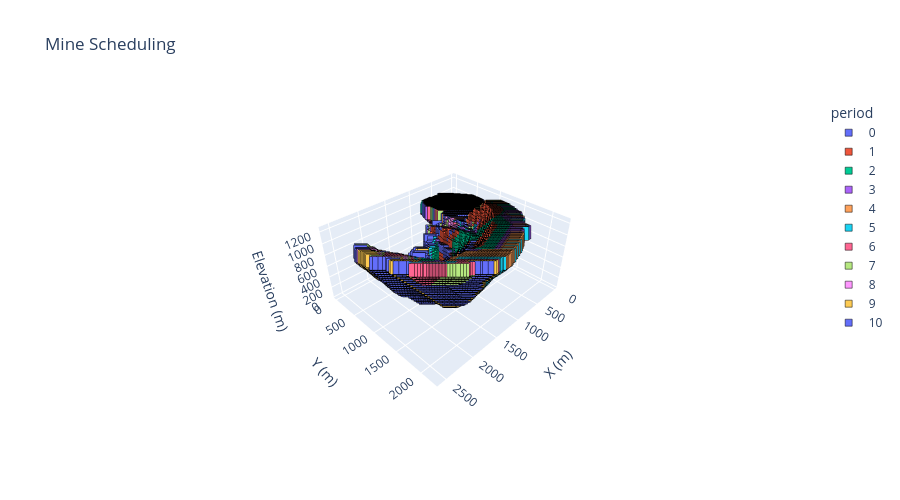

Notebook cell for this chart:
### Markdown cell above
### Mine Scheduling 3D Plot

### Code cell
# Block dimensions
dx, dy, dz = 25, 25, 20

# Filter extracted blocks and prepare data
d = blocks.loc[blocks.period.notna()].copy()
d["period"] = d["period"].astype(int)
d[["x","y","z"]] *= [dx, dy, dz]
d["period"] -= d["period"].min()
d["period"] = d["period"].astype(str)

# Axis scaling for correct proportions
r = d[["x","y","z"]].max() - d[["x","y","z"]].min()
s = r.max()

# 3D categorical scatter with Plotly default colors
fig = px.scatter_3d(d, x="x", y="y", z="z", color="period", color_discrete_sequence=px.colors.qualitative.Plotly,
    category_orders={"period": sorted(d["period"], key=int)}, labels={"color": "Periods"}, 
    title="Mine Scheduling", width=900, height=500).update_traces(marker=dict(symbol="square", size=7, 
    line=dict(width=0.5, color="black"))).update_layout(scene=dict(xaxis_title="X (m)", yaxis_title="Y (m)", 
    zaxis_title="Elevation (m)", aspectmode="manual", aspectratio=dict(x=r.x/s, y=r.y/s, z=r.z/s)))
fig.show()

### Figure 1 — Plotly figure (JSON) as saved in the notebook; plotly's stock layout.template omitted (floating-point values rounded to 4 significant figures; data arrays with more than 128 entries replaced by an {"elided": "..."} marker saying what was removed)
{"data": [{"hovertemplate": "period=0<br>x=%{x}<br>y=%{y}<br>z=%{z}<extra></extra>", "legendgroup": "0", "marker": {"color": "#636EFA", "line": {"color": "black", "width": 0.5}, "size": 7, "symbol": "square"}, "mode": "markers", "name": "0", "scene": "scene", "showlegend": true, "type": "scatter3d", "x": {"elided": "3251 int values"}, "y": {"elided": "3251 int values"}, "z": {"elided": "3251 int values"}}, {"hovertemplate": "period=1<br>x=%{x}<br>y=%{y}<br>z=%{z}<extra></extra>", "legendgroup": "1", "marker": {"color": "#EF553B", "line": {"color": "black", "width": 0.5}, "size": 7, "symbol": "square"}, "mode": "markers", "name": "1", "scene": "scene", "showlegend": true, "type": "scatter3d", "x": {"elided": "3710 int values"}, "y": {"elided": "3710 int values"}, "z": {"elided": "3710 int values"}}, {"hovertemplate": "period=2<br>x=%{x}<br>y=%{y}<br>z=%{z}<extra></extra>", "legendgroup": "2", "marker": {"color": "#00CC96", "line": {"color": "black", "width": 0.5}, "size": 7, "symbol": "square"}, "mode": "markers", "name": "2", "scene": "scene", "showlegend": true, "type": "scatter3d", "x": {"elided": "8554 int values"}, "y": {"elided": "8554 int values"}, "z": {"elided": "8554 int values"}}, {"hovertemplate": "period=3<br>x=%{x}<br>y=%{y}<br>z=%{z}<extra></extra>", "legendgroup": "3", "marker": {"color": "#AB63FA", "line": {"color": "black", "width": 0.5}, "size": 7, "symbol": "square"}, "mode": "markers", "name": "3", "scene": "scene", "showlegend": true, "type": "scatter3d", "x": {"elided": "5254 int values"}, "y": {"elided": "5254 int values"}, "z": {"elided": "5254 int values"}}, {"hovertemplate": "period=4<br>x=%{x}<br>y=%{y}<br>z=%{z}<extra></extra>", "legendgroup": "4", "marker": {"color": "#FFA15A", "line": {"color": "black", "width": 0.5}, "size": 7, "symbol": "square"}, "mode": "markers", "name": "4", "scene": "scene", "showlegend": true, "type": "scatter3d", "x": {"elided": "5977 int values"}, "y": {"elided": "5977 int values"}, "z": {"elided": "5977 int values"}}, {"hovertemplate": "period=5<br>x=%{x}<br>y=%{y}<br>z=%{z}<extra></extra>", "legendgroup": "5", "marker": {"color": "#19D3F3", "line": {"color": "black", "width": 0.5}, "size": 7, "symbol": "square"}, "mode": "markers", "name": "5", "scene": "scene", "showlegend": true, "type": "scatter3d", "x": {"elided": "4956 int values"}, "y": {"elided": "4956 int values"}, "z": {"elided": "4956 int values"}}, {"hovertemplate": "period=6<br>x=%{x}<br>y=%{y}<br>z=%{z}<extra></extra>", "legendgroup": "6", "marker": {"color": "#FF6692", "line": {"color": "black", "width": 0.5}, "size": 7, "symbol": "square"}, "mode": "markers", "name": "6", "scene": "scene", "showlegend": true, "type": "scatter3d", "x": {"elided": "3220 int values"}, "y": {"elided": "3220 int values"}, "z": {"elided": "3220 int values"}}, {"hovertemplate": "period=7<br>x=%{x}<br>y=%{y}<br>z=%{z}<extra></extra>", "legendgroup": "7", "marker": {"color": "#B6E880", "line": {"color": "black", "width": 0.5}, "size": 7, "symbol": "square"}, "mode": "markers", "name": "7", "scene": "scene", "showlegend": true, "type": "scatter3d", "x": {"elided": "3426 int values"}, "y": {"elided": "3426 int values"}, "z": {"elided": "3426 int values"}}, {"hovertemplate": "period=8<br>x=%{x}<br>y=%{y}<br>z=%{z}<extra></extra>", "legendgroup": "8", "marker": {"color": "#FF97FF", "line": {"color": "black", "width": 0.5}, "size": 7, "symbol": "square"}, "mode": "markers", "name": "8", "scene": "scene", "showlegend": true, "type": "scatter3d", "x": {"elided": "3366 int values"}, "y": {"elided": "3366 int values"}, "z": {"elided": "3366 int values"}}, {"hovertemplate": "period=9<br>x=%{x}<br>y=%{y}<br>z=%{z}<extra></extra>", "legendgroup": "9", "marker": {"color": "#FECB52", "line": {"color": "black", "width": 0.5}, "size": 7, "symbol": "square"}, "mode": "markers", "name": "9", "scene": "scene", "showlegend": true, "type": "scatter3d", "x": {"elided": "3904 int values"}, "y": {"elided": "3904 int values"}, "z": {"elided": "3904 int values"}}, {"hovertemplate": "period=10<br>x=%{x}<br>y=%{y}<br>z=%{z}<extra></extra>", "legendgroup": "10", "marker": {"color": "#636EFA", "line": {"color": "black", "width": 0.5}, "size": 7, "symbol": "square"}, "mode": "markers", "name": "10", "scene": "scene", "showlegend": true, "type": "scatter3d", "x": {"elided": "3443 int values"}, "y": {"elided": "3443 int values"}, "z": {"elided": "3443 int values"}}], "layout": {"height": 500, "legend": {"title": {"text": "period"}, "tracegroupgap": 0}, "scene": {"aspectmode": "manual", "aspectratio": {"x": 1, "y": 0.8725, "z": 0.4784}, "domain": {"x": [0, 1], "y": [0, 1]}, "xaxis": {"title": {"text": "X (m)"}}, "yaxis": {"title": {"text": "Y (m)"}}, "zaxis": {"title": {"text": "Elevation (m)"}}}, "title": {"text": "Mine Scheduling"}, "width": 900}}
